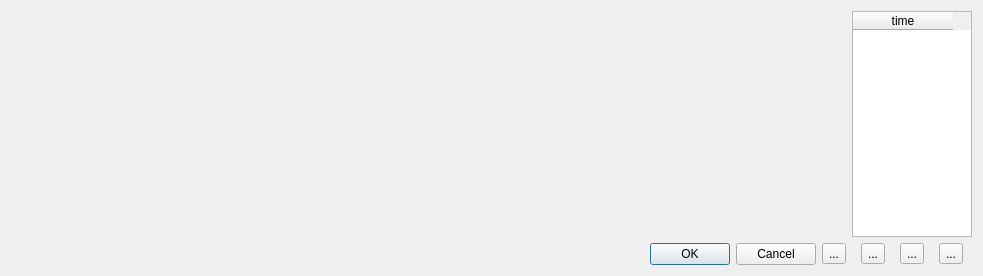
<?xml version="1.0" encoding="UTF-8"?>
<ui version="4.0">
 <class>ShowCommandDialog</class>
 <widget class="QDialog" name="ShowCommandDialog">
  <property name="geometry">
   <rect>
    <x>0</x>
    <y>0</y>
    <width>983</width>
    <height>276</height>
   </rect>
  </property>
  <property name="windowTitle">
   <string>Command</string>
  </property>
  <layout class="QGridLayout" name="gridLayout">
   <item row="0" column="0">
    <widget class="QwtPlot" name="qwtPlot"/>
   </item>
   <item row="0" column="1">
    <widget class="QTableWidget" name="tableWidget">
     <property name="sizePolicy">
      <sizepolicy hsizetype="Minimum" vsizetype="Expanding">
       <horstretch>0</horstretch>
       <verstretch>0</verstretch>
      </sizepolicy>
     </property>
     <property name="maximumSize">
      <size>
       <width>120</width>
       <height>16777215</height>
      </size>
     </property>
     <column>
      <property name="text">
       <string>time</string>
      </property>
     </column>
    </widget>
   </item>
   <item row="1" column="0">
    <layout class="QHBoxLayout" name="horizontalLayout">
     <item>
      <widget class="QDialogButtonBox" name="buttonBox">
       <property name="orientation">
        <enum>Qt::Horizontal</enum>
       </property>
       <property name="standardButtons">
        <set>QDialogButtonBox::Cancel|QDialogButtonBox::Ok</set>
       </property>
      </widget>
     </item>
     <item>
      <widget class="QToolButton" name="tableButton">
       <property name="text">
        <string>...</string>
       </property>
       <property name="icon">
        <iconset theme="arrow-left">
         <normaloff/>
        </iconset>
       </property>
      </widget>
     </item>
    </layout>
   </item>
   <item row="1" column="1">
    <layout class="QHBoxLayout" name="horizontalLayout_3">
     <item>
      <widget class="QToolButton" name="listAddButton">
       <property name="text">
        <string>...</string>
       </property>
       <property name="icon">
        <iconset theme="list-add"/>
       </property>
      </widget>
     </item>
     <item>
      <widget class="QToolButton" name="listRemoveButton">
       <property name="text">
        <string>...</string>
       </property>
       <property name="icon">
        <iconset theme="list-remove"/>
       </property>
      </widget>
     </item>
     <item>
      <widget class="QToolButton" name="listRefreshButton">
       <property name="text">
        <string>...</string>
       </property>
       <property name="icon">
        <iconset theme="view-refresh"/>
       </property>
      </widget>
     </item>
    </layout>
   </item>
  </layout>
 </widget>
 <customwidgets>
  <customwidget>
   <class>QwtPlot</class>
   <extends>QFrame</extends>
   <header>qwt_plot.h</header>
  </customwidget>
 </customwidgets>
 <resources/>
 <connections>
  <connection>
   <sender>buttonBox</sender>
   <signal>accepted()</signal>
   <receiver>ShowCommandDialog</receiver>
   <slot>accept()</slot>
   <hints>
    <hint type="sourcelabel">
     <x>248</x>
     <y>254</y>
    </hint>
    <hint type="destinationlabel">
     <x>157</x>
     <y>274</y>
    </hint>
   </hints>
  </connection>
  <connection>
   <sender>buttonBox</sender>
   <signal>rejected()</signal>
   <receiver>ShowCommandDialog</receiver>
   <slot>reject()</slot>
   <hints>
    <hint type="sourcelabel">
     <x>316</x>
     <y>260</y>
    </hint>
    <hint type="destinationlabel">
     <x>286</x>
     <y>274</y>
    </hint>
   </hints>
  </connection>
 </connections>
</ui>
